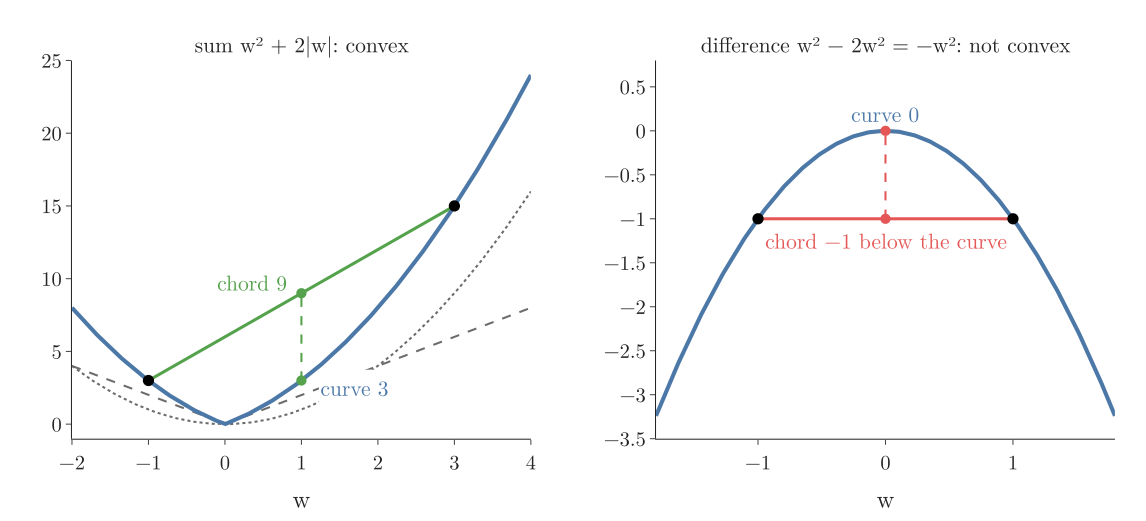

Source code (Python):
"""Building rules (Plotly). Left: w^2 + 2|w| is a non-negative sum of convex functions; between a = -1 and b = 3 its
midpoint value is 3, below the chord value 9. Right: the difference w^2 - 2w^2 = -w^2; the chord from -1 to 1 sits at
-1, below the curve's value 0 at the midpoint (red), so the difference is not convex."""
from pathlib import Path

import numpy as np
import plotly.graph_objects as go
from plotly.subplots import make_subplots

HERE = Path(__file__).parent
BLUE, ORANGE, GREEN, RED, GREY = "#4C78A8", "#F58518", "#54A24B", "#E45756", "#6B6B6B"
s = lambda w: w ** 2 + 2 * np.abs(w)
d = lambda w: w ** 2 - 2 * w ** 2
assert s(1) == 3 and 0.5 * (s(-1) + s(3)) == 9 and d(0) == 0 and 0.5 * (d(-1) + d(1)) == -1

fig = make_subplots(rows=1, cols=2, horizontal_spacing=0.12,
                    subplot_titles=("sum w² + 2|w|: convex", "difference w² − 2w² = −w²: not convex"))
w = np.linspace(-2, 4, 300)
fig.add_trace(go.Scatter(x=w, y=w ** 2, mode="lines", line=dict(color=GREY, width=2, dash="dot"), name="w²"), 1, 1)
fig.add_trace(go.Scatter(x=w, y=2 * np.abs(w), mode="lines", line=dict(color=GREY, width=2, dash="dash"), name="2|w|"), 1, 1)
fig.add_trace(go.Scatter(x=w, y=s(w), mode="lines", line=dict(color=BLUE, width=4), name="sum"), 1, 1)
fig.add_trace(go.Scatter(x=[-1, 3], y=[s(-1), s(3)], mode="lines+markers", line=dict(color=GREEN, width=3),
                         marker=dict(size=11, color="black")), 1, 1)
fig.add_trace(go.Scatter(x=[1, 1], y=[s(1), 9], mode="lines+markers", line=dict(color=GREEN, width=2, dash="dash"),
                         marker=dict(size=10, color=GREEN)), 1, 1)
fig.add_annotation(x=1, y=9, text="chord 9", xshift=-48, yshift=12, showarrow=False, font=dict(color=GREEN, size=19), row=1, col=1)
fig.add_annotation(x=1, y=3, text="curve 3", xshift=52, yshift=-6, showarrow=False, bgcolor="white", font=dict(color=BLUE, size=19), row=1, col=1)
v = np.linspace(-1.8, 1.8, 300)
fig.add_trace(go.Scatter(x=v, y=d(v), mode="lines", line=dict(color=BLUE, width=4)), 1, 2)
fig.add_trace(go.Scatter(x=[-1, 1], y=[-1, -1], mode="lines+markers", line=dict(color=RED, width=3),
                         marker=dict(size=11, color="black")), 1, 2)
fig.add_trace(go.Scatter(x=[0, 0], y=[-1, 0], mode="lines+markers", line=dict(color=RED, width=2, dash="dash"),
                         marker=dict(size=10, color=RED)), 1, 2)
fig.add_annotation(x=0, y=-1, text="chord −1 below the curve", yshift=-20, showarrow=False, font=dict(color=RED, size=19), row=1, col=2)
fig.add_annotation(x=0, y=0, text="curve 0", yshift=18, showarrow=False, font=dict(color=BLUE, size=19), row=1, col=2)
fig.update_xaxes(title_text="w")
fig.update_yaxes(range=[-1, 25], row=1, col=1)
fig.update_yaxes(range=[-3.5, 0.8], row=1, col=2)
fig.update_layout(template="simple_white", width=1100, height=500, showlegend=False,
                  font=dict(family="Latin Modern Roman", size=20), margin=dict(l=60, r=20, t=50, b=60))
fig.update_annotations(font_size=21)
fig.write_image(HERE / "sum_difference.png", scale=2)
fig.write_image(HERE / "sum_difference.pdf")
